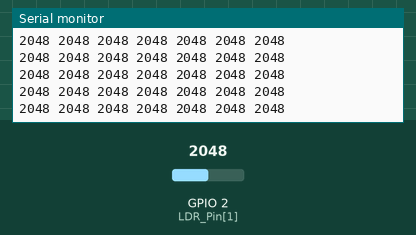
Bench run of a sketch on a simulated ESP32-S3. On the bench: the last lines printed to the serial monitor. The inputs (shaded band) are chosen by the test bench; at power-on: GPIO 2 (LDR_Pin[1]) = 2048.

Above: at 1.2 s.
1.3 s: GPIO 2 (LDR_Pin[1]) set to 2866
At 1.47 s:
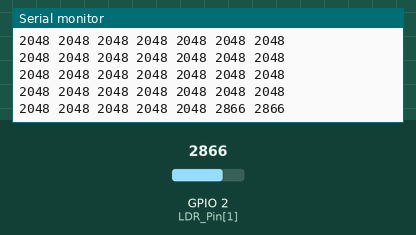
2.8 s: GPIO 2 (LDR_Pin[1]) set to 3603
At 2.97 s:
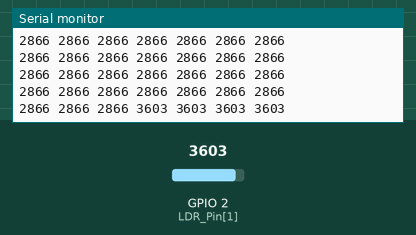
Timing chart, 0 to 5.8 s (numbered marks = the images above; inputs shaded):
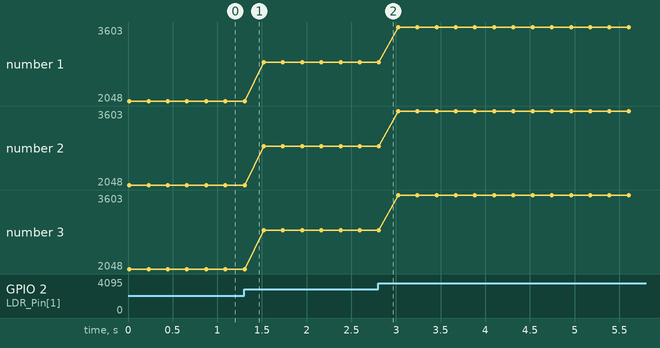

The sketch:

ESP32Photoresistor_Code.ino
```cpp
/* Photoresistor Code UCSD ECE 5 Lab 4 */
/* Variables for Light Sensors*/

// Initialize Photo Resistor Array
int LDR_Pin[] = {1, 2, 3, 4, 5, 6, 7};

int totalPhotoResistors = sizeof(LDR_Pin) / sizeof(LDR_Pin[0]);

int LDR[99];

void setup() {
  Serial.begin(9600); // For serial communication set up
}

void loop() {
  ReadPhotoResistors();
  Print();
  /**FIX ME: Which function should we call here to read photo resistors? **/ // Read photoresistors and map to 0-100 based on calibration

  /**FIX ME: Which function should we call here to print out our values? **/ // Print values to serial monitor
}

// ************************************************************************************************* //
// function to read photo resistors
void ReadPhotoResistors() {
  // looping through analog pins 1-7 and storing their values into our LDR array
  for (int i = 0; i < totalPhotoResistors; i++) {
    LDR[i] = analogRead(LDR_Pin[1]); /** FIX ME : which function to put here to read analog pins? **/
    delay(2);
  }
}

// ************************************************************************************************* //
// function to print values of interest
void Print() {
  for (int i = 0; i < totalPhotoResistors; i++) {
    // Printing the photo resistor reading values one by one
    Serial.print(LDR[i]);
    Serial.print(" ");
  }
  Serial.println(); // This just prints a new line, allowing the next set of readings to be on a new line

  delay(200); //just here to slow down the output for easier reading if desired
}
```

Measured:
- after the input at 1.3 s, the serial monitor: prints a new line at once (image 1)
- after the input at 2.8 s, the serial monitor: prints a new line at once (image 2)
- plotted number 1: 2048 → 2866 after the input at 1.3 s, 2866 → 3603 after the input at 2.8 s
- plotted number 2: 2048 → 2866 after the input at 1.3 s, 2866 → 3603 after the input at 2.8 s
- plotted number 3: 2048 → 2866 after the input at 1.3 s, 2866 → 3603 after the input at 2.8 s
